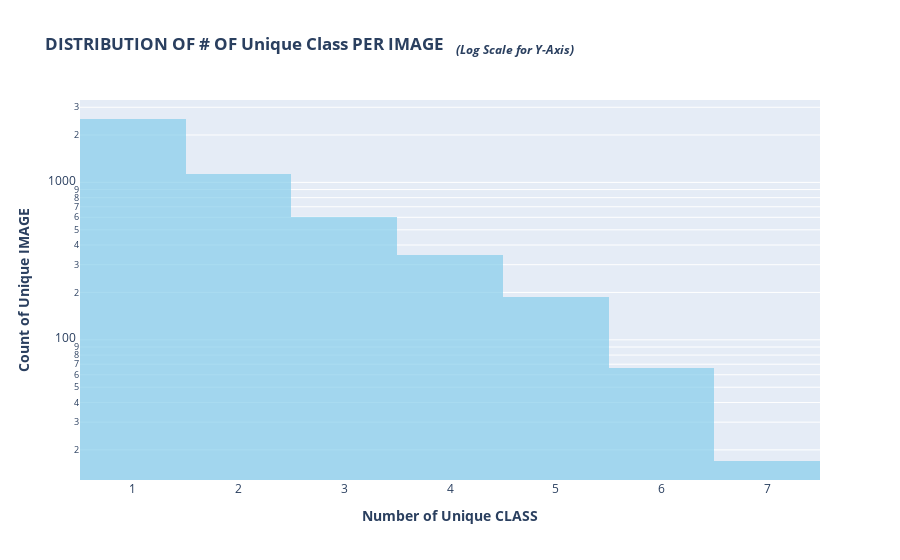

The cell this chart's notebook holds for it:
### Code cell
fig = px.histogram(train_df.groupby('image_id')["class_id"].unique().apply(lambda x: len(x)), 
             log_y=True, color_discrete_sequence=['skyblue'], opacity=0.7,
             labels={"value":"Number of Unique class"},
             title="<b>DISTRIBUTION OF # OF Unique Class PER IMAGE   " \
                   "<i><sub>(Log Scale for Y-Axis)</sub></i></b>",
                   )
fig.update_layout(showlegend=False,
                  xaxis_title="<b>Number of Unique CLASS</b>",
                  yaxis_title="<b>Count of Unique IMAGE</b>",)
fig.show()

### Figure 1 — Plotly figure (JSON) as saved in the notebook; plotly's stock layout.template omitted (floating-point values rounded to 4 significant figures; data arrays with more than 128 entries replaced by an {"elided": "..."} marker saying what was removed)
{"data": [{"alignmentgroup": "True", "bingroup": "x", "hovertemplate": "variable=class_id<br>Number of Unique class=%{x}<br>count=%{y}<extra></extra>", "legendgroup": "class_id", "marker": {"color": "skyblue", "opacity": 0.7, "pattern": {"shape": ""}}, "name": "class_id", "offsetgroup": "class_id", "orientation": "v", "showlegend": true, "type": "histogram", "x": {"elided": "4883 int values"}, "xaxis": "x", "yaxis": "y"}], "layout": {"barmode": "relative", "legend": {"title": {"text": "variable"}, "tracegroupgap": 0}, "showlegend": false, "title": {"text": "<b>DISTRIBUTION OF # OF Unique Class PER IMAGE   <i><sub>(Log Scale for Y-Axis)</sub></i></b>"}, "xaxis": {"anchor": "y", "domain": [0, 1], "title": {"text": "<b>Number of Unique CLASS</b>"}}, "yaxis": {"anchor": "x", "domain": [0, 1], "title": {"text": "<b>Count of Unique IMAGE</b>"}, "type": "log"}}}
